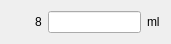
    <widget class="QWidget" name="layoutWidget">
     <property name="geometry">
      <rect>
       <x>20</x>
       <y>369</y>
       <width>171</width>
       <height>41</height>
      </rect>
     </property>
     <layout class="QGridLayout" name="gridLayout_12">
      <item row="2" column="2">
       <spacer name="verticalSpacer_29">
        <property name="orientation">
         <enum>Qt::Vertical</enum>
        </property>
        <property name="sizeHint" stdset="0">
         <size>
          <width>20</width>
          <height>40</height>
         </size>
        </property>
       </spacer>
      </item>
      <item row="0" column="2">
       <spacer name="verticalSpacer_28">
        <property name="orientation">
         <enum>Qt::Vertical</enum>
        </property>
        <property name="sizeHint" stdset="0">
         <size>
          <width>20</width>
          <height>40</height>
         </size>
        </property>
       </spacer>
      </item>
      <item row="1" column="3">
       <widget class="QLabel" name="label_24">
        <property name="text">
         <string>ml</string>
        </property>
       </widget>
      </item>
      <item row="1" column="1">
       <widget class="QLabel" name="lb8">
        <property name="text">
         <string>8</string>
        </property>
       </widget>
      </item>
      <item row="1" column="2">
       <widget class="QLineEdit" name="leFlowDisplay_8">
        <property name="text">
         <string/>
        </property>
       </widget>
      </item>
      <item row="1" column="0">
       <spacer name="horizontalSpacer_17">
        <property name="orientation">
         <enum>Qt::Horizontal</enum>
        </property>
        <property name="sizeHint" stdset="0">
         <size>
          <width>40</width>
          <height>20</height>
         </size>
        </property>
       </spacer>
      </item>
     </layout>
    </widget>
